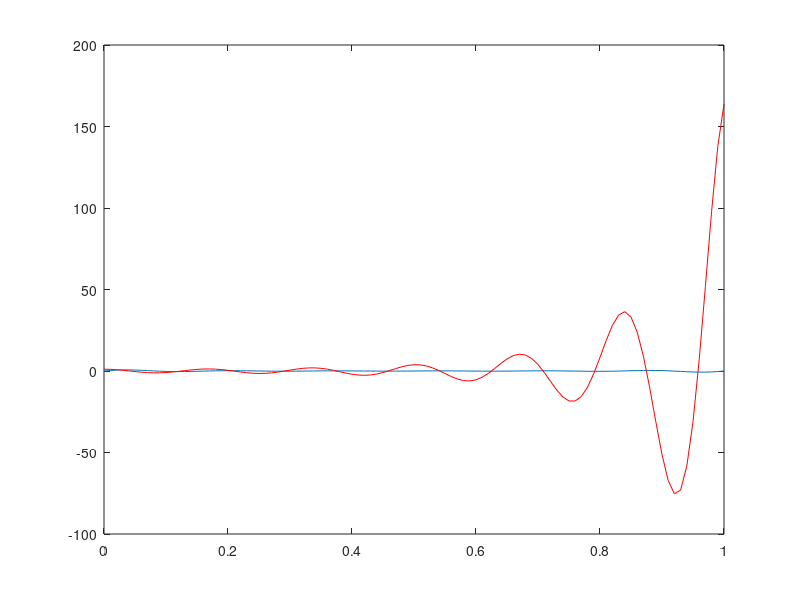

The MATLAB script that drew this image:
% IV.1

x=0:0.01:1;

y1=exp(10.*x.*(x-1)).*sin(12.*pi.*x);
y2=3.*exp(5.*x.^2-1).*cos(12.*pi.*x);

plot(x,y1)
hold on
plot(x, y2, 'r')